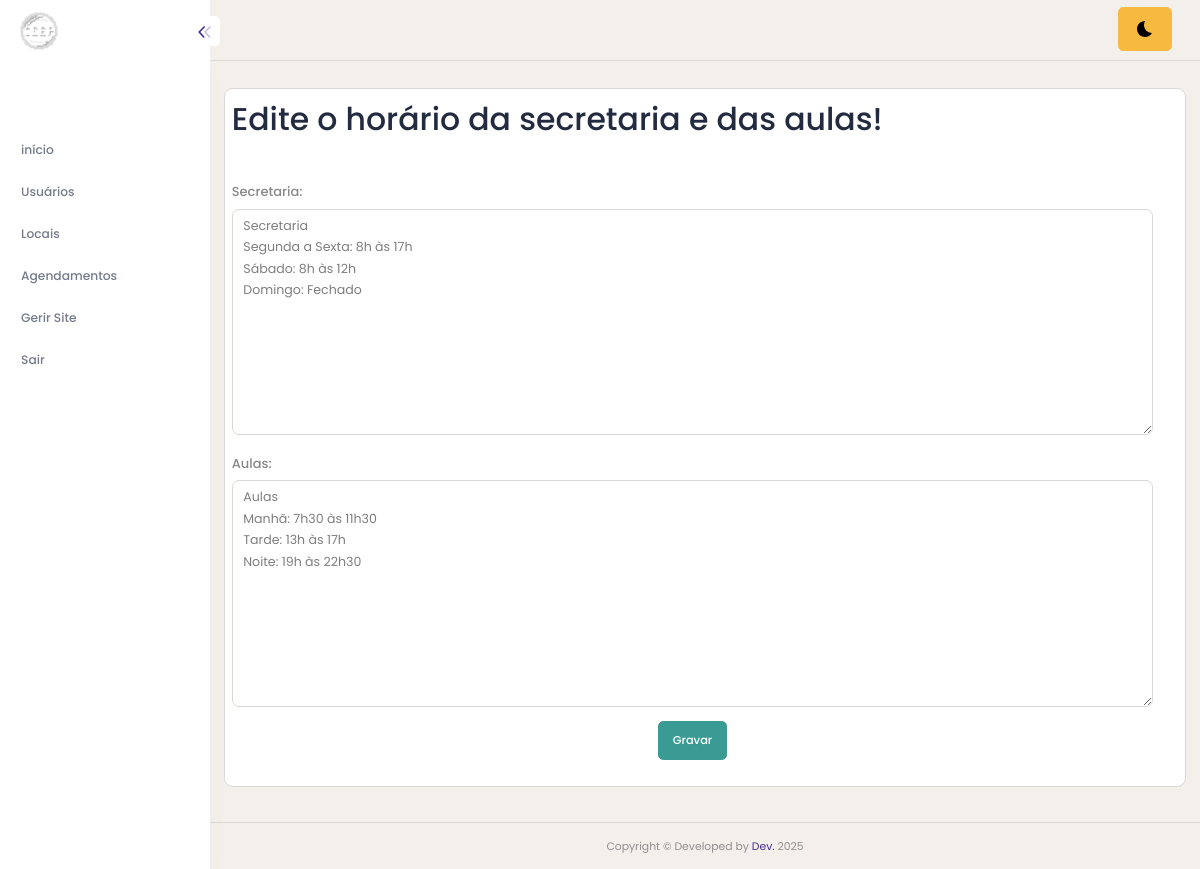
The app's page /horario-editar.php (signed in) with its own data.
### tables this page shows
CREATE TABLE `horarios` (
  `secretaria` text DEFAULT NULL,
  `aulas` text DEFAULT NULL
);

### horario-editar.php (the view, shortened to what this page needs)
<?php
include('conexao.php');
$sql = $conn->prepare("
select * from horarios ;
");
$sql->execute();
$dados = $sql->fetch();
?>
<!DOCTYPE html>
<html lang="pt-BR">
<head>
    <?php include("app-header.php"); ?>
</head>
<body>
    <?php include("app-lateral.php"); ?>
    <div class="content-body" style="min-height: 899px;">
        <div class="container-fluid">
            <div class="row">
                <div class="card p-2">
                    <h1>Edite o horário da secretaria e das aulas!</h1>
                    <div class="row mt-3 ">
                        <form action="horario-acao.php" method="post" class="row">
                            <div class="col-12 "><br>
                                    <label for="secretaria" >Secretaria:</label>
                                    <textarea placeholder="" type="textarea" class="form-control placeholder:text-sm" id="secretaria" name="txtSecretaria" rows="10" cols="33"><?php
                                                                                                                                    echo $dados["secretaria"];
                                                                                                                                 ?></textarea>
                            </div>
                            <div class="col-12 "><br>
                                    <label for="aulas" >Aulas:</label>
                                    <textarea placeholder="" type="textarea" class="form-control placeholder:text-sm" id="aulas" name="txtAulas" rows="10" cols="33"><?php
                                                                                                                                    echo $dados["aulas"];
                                                                                                                                ?></textarea>
                            </div>
                            <div class="col-12 text-center">
                                <input value="Gravar" type="submit" class="btn btn-success mt-3">
                            </div> <br>
                        </form>
                    </div> <br>
                </div>
            </div>
        </div>
    </div>
    <?php include("app-footer.php"); ?>
</body>
</html>

### records on screen
horarios: txtSecretaria "Secretaria Segunda a Sexta: 8h às 17h Sábado: 8h às 12h Domingo: Fechado", txtAulas "Aulas Manhã: 7h30 às 11h30 Tarde: 13h às 17h Noite: 19h às 22h30"
